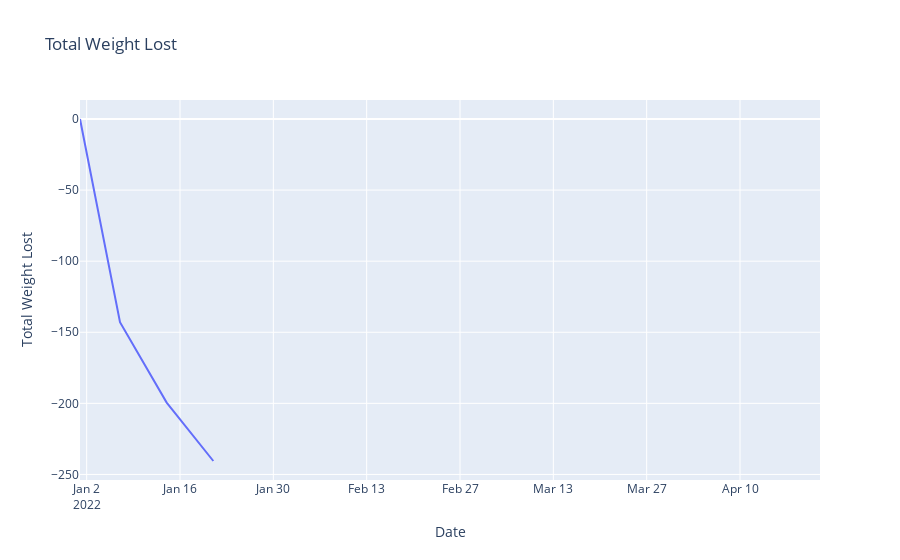

Here is the notebook cell this chart was saved with:
### Code cell
total_weight_lost = pd.DataFrame(sheet_data.groupby("Date")["Weight Difference"].sum()).reset_index()
total_weight_lost["Total Weight Lost"] = total_weight_lost["Weight Difference"].cumsum()

fig = px.line(total_weight_lost, x="Date", y="Total Weight Lost", title="Total Weight Lost")
fig.update_xaxes(range=[datetime(2022,1,1), datetime(2022, 4, 22)])
fig.update_yaxes(autorange="reversed")
fig.show()

### Figure 1 — Plotly figure (JSON) as saved in the notebook; plotly's stock layout.template omitted (floating-point values rounded to 4 significant figures)
{"data": [{"hovertemplate": "Date=%{x}<br>Total Weight Lost=%{y}<extra></extra>", "legendgroup": "", "line": {"color": "#636efa", "dash": "solid"}, "marker": {"symbol": "circle"}, "mode": "lines", "name": "", "orientation": "v", "showlegend": false, "type": "scatter", "x": ["2022-01-01T00:00:00", "2022-01-07T00:00:00", "2022-01-14T00:00:00", "2022-01-21T00:00:00"], "xaxis": "x", "y": [0, -142.9, -199.4, -240.5], "yaxis": "y"}], "layout": {"legend": {"tracegroupgap": 0}, "title": {"text": "Total Weight Lost"}, "xaxis": {"anchor": "y", "domain": [0, 1], "range": ["2022-01-01T00:00:00", "2022-04-22T00:00:00"], "title": {"text": "Date"}}, "yaxis": {"anchor": "x", "domain": [0, 1], "title": {"text": "Total Weight Lost"}}}}
